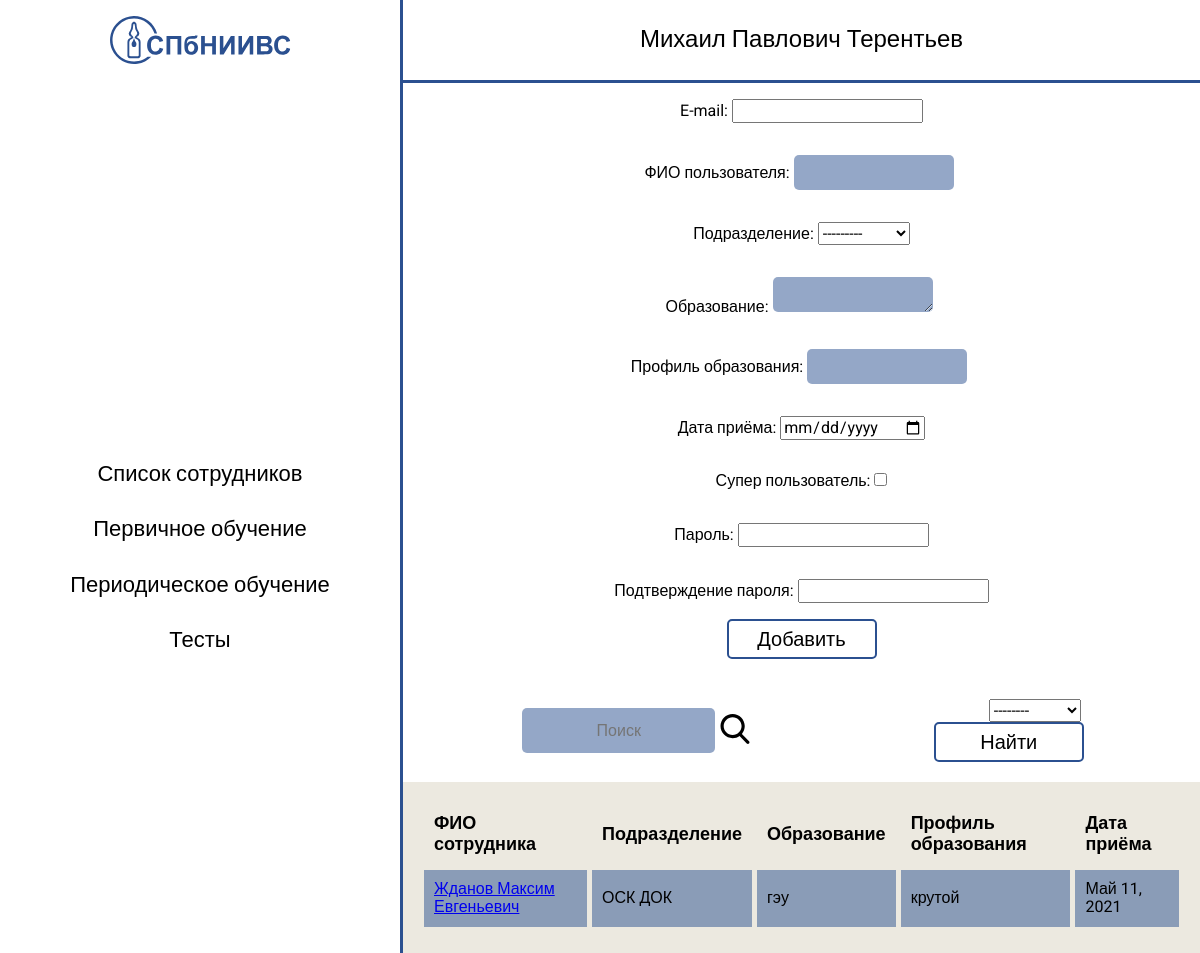
Page / (signed in) on the earlier database version.
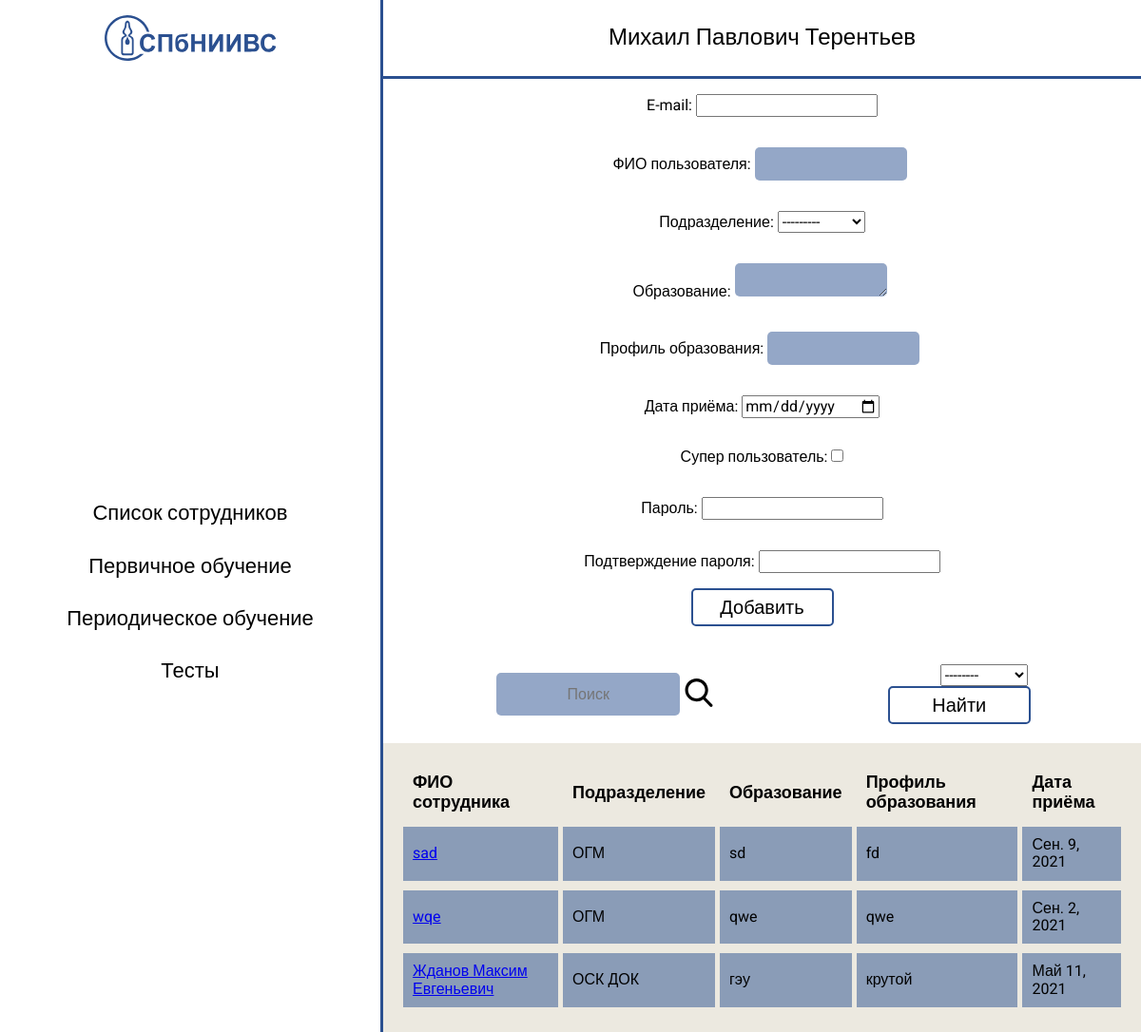
Same page on the later database version.
### account/models.py (models this page shows, shortened)
class User(AbstractBaseUser):
    email = models.EmailField(
        verbose_name='E-mail',
        max_length=255,
        unique=True,
        blank=True,
        null=True,
    )
    name = models.CharField(
	    'ФИО пользователя',
	    max_length=250,
    )
    password = models.CharField(
        'Пароль',
        max_length=100,
        blank=True
    )
    subdivision = models.ForeignKey(
        'Subdivision',
        on_delete=models.SET_NULL,
        null=True,
        verbose_name='Подразделение'
    )
    education = models.TextField('Образование')
    education_profile = models.CharField('Профиль образования', max_length=80)
    receipt = models.DateField('Дата приема')
    slug = models.SlugField(
        max_length=75,
        blank=True,
        editable=False
    )
    is_active = models.BooleanField('Активный пользователь', default=True)
    is_admin = models.BooleanField('Администратор', default=False)
    is_superuser =  models.BooleanField('Супер пользователь', default=False)
    objects = UserManager()
    USERNAME_FIELD = 'email'
    REQUIRED_FIELDS = []
    def get_absolute_url(self):
        kwargs = {
            'pk': self.id,
            'slug': self.slug
        }
        return reverse('user_detail', kwargs=kwargs)
    class Meta:
        ordering = ['subdivision', 'name']
        verbose_name = 'Пользователь'
        verbose_name_plural = 'Пользователи'

class Subdivision(models.Model):
    subdivision_name = models.CharField(
        "Аббревиатура подразделения",
        max_length=20,
        unique=True
    )
    def __str__(self):
        return self.subdivision_name
    class Meta:
        ordering = ["subdivision_name"]
        verbose_name = "Подразделение"
        verbose_name_plural = "Подразделения"

### account/views.py (the view, shortened to what this page needs)
# urls.py: path('', views.UserListView.as_view(), name="user_list"),
class UserListView(LoginRequiredMixin, SubdivisionName, View):
    def get(self, request):
        model = User.objects.all()
        form = UserCreationForm()
        context = {
            "model": model,
            "form": form,
            "sub": super().get_subdivisions()}
        return render(request, "account/usercard_list.html", context)

### account/forms.py (shortened to what this page needs)
class UserCreationForm(forms.ModelForm):
    password1 = forms.CharField(label='Пароль', widget=forms.PasswordInput)
    password2 = forms.CharField(label='Подтверждение пароля', widget=forms.PasswordInput)
    receipt = forms.DateField(
        label='Дата приёма',
        required=True,
        widget=MyDateInput({'class': 'form-control'})
    )
    class Meta:
        model = User
        fields = ('email', 'name', 'subdivision', 'education', 'education_profile', 'receipt', 'is_superuser')

### account/views.py (called while the page is built)
    def get_subdivisions(self):
        return Subdivision.objects.all()

### templates/account/usercard_list.html (shortened to what this page needs)
{% extends "base.html" %}
{% load static %}
{% block content %}
  <section class="table">
    <form method="POST" class="table__search-form">
      {{ form.as_p }}
      <div class="table__button-wrapper">
        <button type="submit" class="table__add-button common-button">Добавить</button>
      </div>
    </form>
    <div class="table__wrapper">
      <div class="table__search">
        <input type="text" class="table__search-input" placeholder="Поиск" required>
        <span class="table__search-button">
        </span>
      </div>
      <form action="{% url 'ufilter' %}" method="GET">
        <select name="subdivision_name" required="True">
          <option value="">--------</option>
        </select>
        <div class="table__button-wrapper">
          <button type="submit" class="common-button table__search-button">Найти</button>
        </div>
      </form>
    </div>
    <table>
      <tr>
        <th>ФИО сотрудника</th>
        <th>Подразделение</th>
        <th>Образование</th>
        <th>Профиль образования</th>
        <th>Дата приёма</th>
      </tr>
        {% for user in model %}
      <tr>
        <td><a href="{{ user.get_absolute_url }}">{{ user.name }}</a></td>
        <td>{{ user.subdivision }}</td>
        <td>{{ user.education }}</td>
        <td>{{ user.education_profile }}</td>
        <td>{{ user.receipt }}</td>
       </tr>
      <tr>
        {% endfor %}
    </table>
  </section>
{% endblock %}

### templates/base.html (shortened to what this page needs)
{% load static %}
<!DOCTYPE html>
<html lang="ru">
<head>
  <link rel="stylesheet" href="{% static 'css/style.css' %}">
  <link rel="stylesheet" href="{% static 'css/normalize.css' %}">
</head>
<body>
  <header class="header-table">
    <div class="header-table__logo">
    </div>
    <div class="header-table__name">
      <h2 class="header-table__name-title">
        Михаил Павлович Терентьев
      </h2>
    </div>
  </header>
  <main class="main-table">
    {% include 'include/aside-bar.html' %}
    {% block content %}
    {% endblock %}
  </main>
</body>
</html>

### templates/include/aside-bar.html
{% load static %}
<aside class="aside-table">
  <ul class="aside-table__list">
    <li class="aside-table__item">
      <a href="{% url 'user_list' %}" class="aside-table__item-link">
        Список сотрудников
      </a>
    </li>
    <li class="aside-table__item">
      <a href="{% url 'feducation_view' %}" class="aside-table__item-link">
        Первичное обучение
      </a>
    </li>
    <li class="aside-table__item">
      <a href="{% url 'peducation_view' %}" class="aside-table__item-link">
        Периодическое обучение
      </a>
    </li>
    <li class="aside-table__item">
      <a href="{% url 'poll_list' %}" class="aside-table__item-link">
        Тесты
      </a>
    </li>
  </ul>
</aside>

### static/css/style.css (style rules this page uses)
* { font-family: 'Roboto', sans-serif; }
.common-button { color: #fff; font-size:20px; background:transparent; cursor:pointer; border-radius: 5px; border:2px solid #2B5090; width:150px; height:40px; position:absolute; text-align:center; -webkit-transform:translate(-50%,-50%); transform:translate(-50%,-50%); -webkit-transition:all .6s ease-in-out; transition:all .6s ease-in-out; overflow:hidden; }
.common-button::before { content:''; position:absolute; top:-130px; margin:auto; display:block; border-radius:50%; width:300px; height:300px; left:-75px; -webkit-transition:box-shadow .6s ease-in-out; transition:box-shadow .6s ease-in-out; z-index:-1; }
.header-table { display: flex; align-items: center; }
.header-table__logo-svg { width: 181px; height: 48px; }
.header-table__logo { display: flex; justify-content: center; align-items: center; max-width: 400px; width: 100%; min-height: 80px; border-right: 3px solid #2B5090; }
.header-table__name { width: 100%; display: flex; justify-content: center; }
.header-table__name-title { margin: 0px; font-size: 24px; font-weight: 500; color: #000; }
.main-table { display: flex; min-height: 100vh; }
.aside-table { border-right: 3px solid #2B5090; max-width: 400px; width: 100%; }
.aside-table__list { max-width: 400px; width: 100%; position: fixed; padding: 0px; margin: 0px; height: 100%; display: flex; flex-direction: column; justify-content: center; align-items: center; list-style: none; }
.aside-table__item:not(:last-child) { margin-bottom: 30px; }
.aside-table__item-link { text-decoration: none; font-size: 22px; font-weight: 400; }
.aside-table__item-link { color: #000; position: relative; cursor: pointer; text-decoration: none; }
.aside-table__item-link:after { content: ""; display: block; position: absolute; right: 0; bottom: -3px; width: 0; height: 3px; background-color: #000; transition: width 0.5s; }
.table { width: 100%; border-top: 3px solid #2B5090; }
.table__search { display: flex; align-items: center; }
.table__search-input { max-width: 250px; width: 100%; height: 35px; border: none; border-radius: 5px; padding: 5px; text-align: center; color: #fff; margin-right: 5px; background-color: rgba(43, 80, 144, 0.5); }
.table__search-button { cursor: pointer; color: #000; }
.table__search-button-svg { width: 30px; height: 30px; transition: fill 0.3s ease-in-out; }
.table__wrapper { display: flex; justify-content: space-around; align-items: center; padding-top: 20px; padding-bottom: 20px; }
.table__button-wrapper { position: relative; padding: 20px; }
.table__add-button { cursor: pointer; color: #000; }
.table__search-form { display: flex; flex-direction: column; align-items: center; padding-bottom: 20px; }
table { width: 100%; text-align: left; border-collapse: separate; border-spacing: 5px; background: #ECE9E0; color: #000; border: 16px solid #ECE9E0; }
th { font-size: 18px; padding: 10px; }
td { background: rgba(43, 80, 144, 0.5); padding: 10px; }
#id_name { text-align: center; max-width: 150px; width: 100%; height: 25px; border: none; border-radius: 5px; padding: 5px; text-align: center; color: #fff; margin-right: 5px; background-color: rgba(43, 80, 144, 0.5); }
#id_education { text-align: center; max-width: 150px; width: 100%; height: 25px; border: none; border-radius: 5px; padding: 5px; text-align: center; color: #fff; margin-right: 5px; background-color: rgba(43, 80, 144, 0.5); }
#id_education_profile { text-align: center; max-width: 150px; width: 100%; height: 25px; border: none; border-radius: 5px; padding: 5px; text-align: center; color: #fff; margin-right: 5px; background-color: rgba(43, 80, 144, 0.5); }

Differences in the rows shown:
added User: name "sad", subdivision "ОГМ", education "sd", education_profile "fd", receipt "Сен. 9, 2021"
added User: name "wqe", subdivision "ОГМ", education "qwe", education_profile "qwe", receipt "Сен. 2, 2021"
